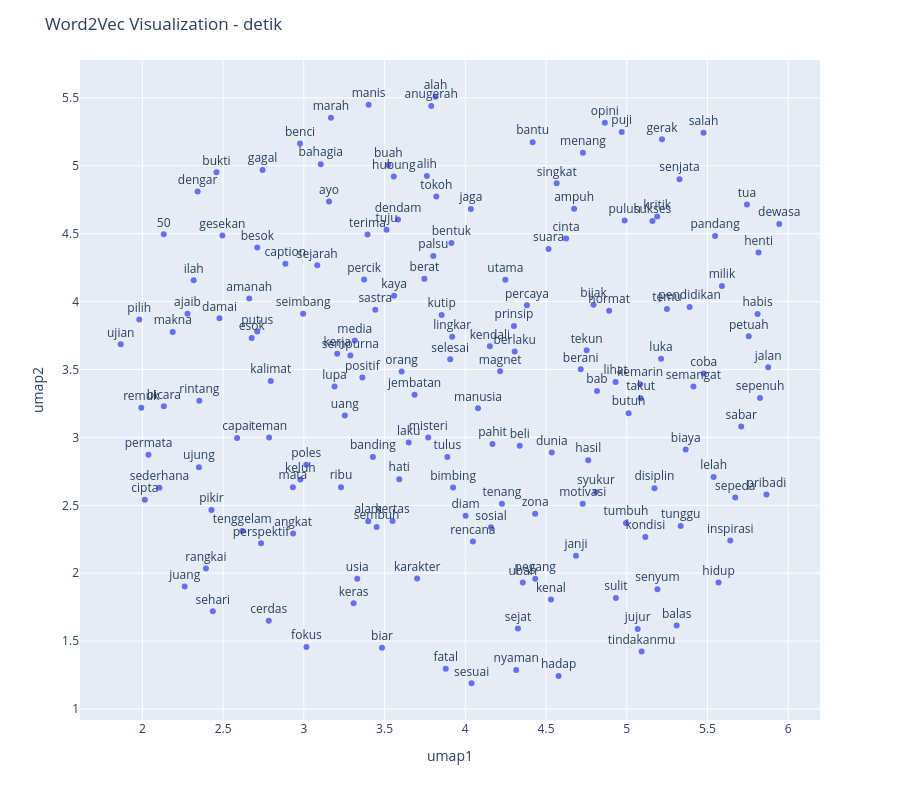

Write notebook code for a chart like this one.
### Markdown cell above
### 4.4 Visualisasi Word2Vec

### Code cell
X = UMAP().fit_transform(w2v_detik.vectors)

df2_detik = pd.DataFrame(X, columns=['umap1', 'umap2'])
df2_detik['word'] = w2v_detik.index_to_key

fig = px.scatter(df2_detik, x='umap1', y='umap2', text='word')
fig.update_traces(textposition='top center')
fig.update_layout(height=800, title_text='Word2Vec Visualization - detik')
fig.show()

### Figure 1 — Plotly figure (JSON) as saved in the notebook; plotly's stock layout.template omitted (floating-point values rounded to 4 significant figures; data arrays with more than 128 entries replaced by an {"elided": "..."} marker saying what was removed)
{"data": [{"hovertemplate": "umap1=%{x}<br>umap2=%{y}<br>word=%{text}<extra></extra>", "legendgroup": "", "marker": {"color": "#636efa", "symbol": "circle"}, "mode": "markers+text", "name": "", "orientation": "v", "showlegend": false, "text": {"elided": "166 str values"}, "textposition": "top center", "type": "scatter", "x": {"elided": "166 float values"}, "xaxis": "x", "y": {"elided": "166 float values"}, "yaxis": "y"}], "layout": {"height": 800, "legend": {"tracegroupgap": 0}, "margin": {"t": 60}, "title": {"text": "Word2Vec Visualization - detik"}, "xaxis": {"anchor": "y", "domain": [0, 1], "title": {"text": "umap1"}}, "yaxis": {"anchor": "x", "domain": [0, 1], "title": {"text": "umap2"}}}}
